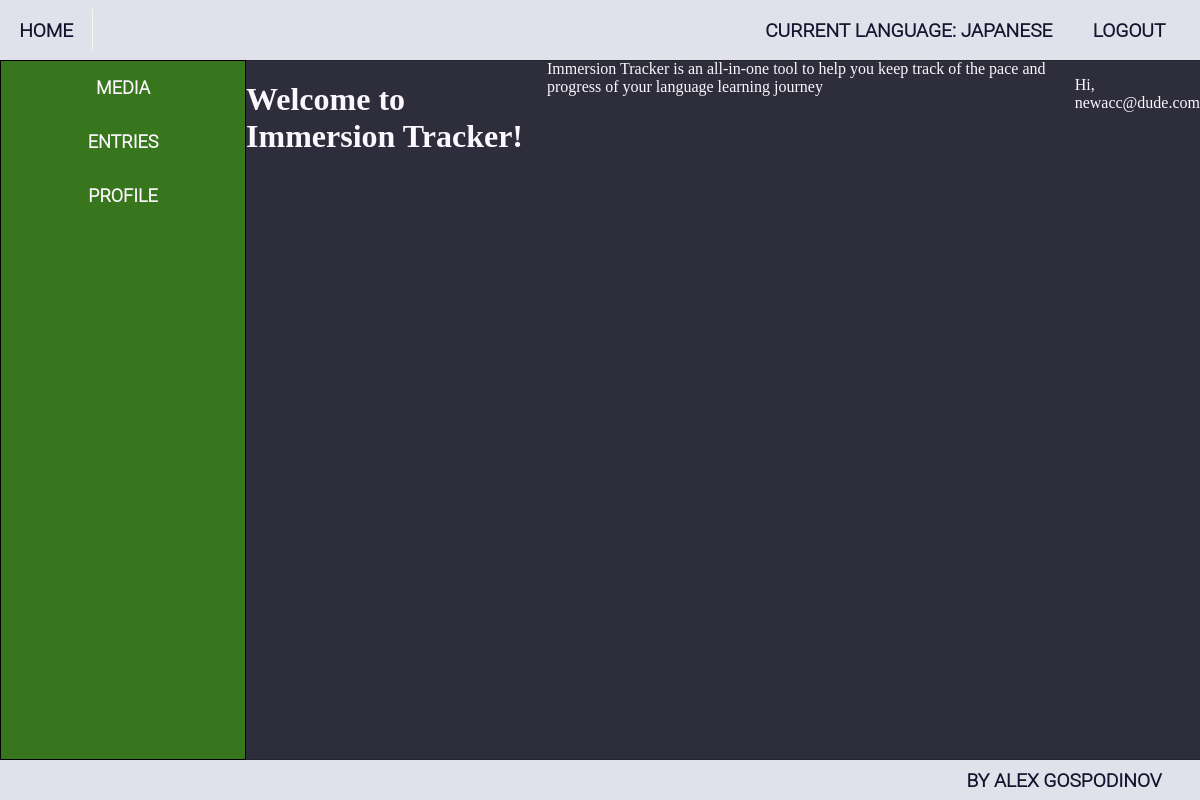
The page / (signed in) on the database as committed earlier.
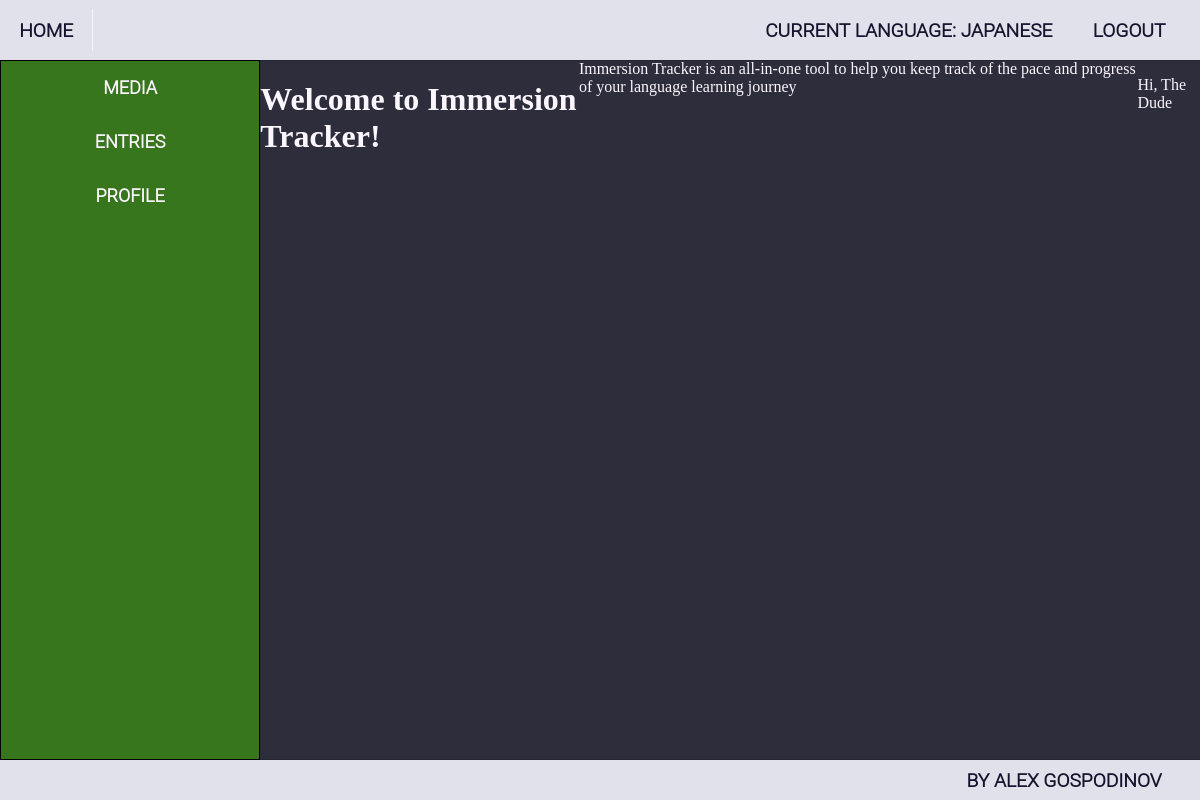
The same page on the database as committed later.
### ImmersionTracker/accounts/models.py (models this page shows, shortened)
class ImmersionTrackerUser(auth_models.AbstractBaseUser, auth_models.PermissionsMixin):
    MAX_EMAIL_LENGTH = 150
    MAX_FIRST_NAME_LENGTH = 150
    MAX_LAST_NAME_LENGTH = 150
    email = models.EmailField(
        _("email address"),
        max_length=MAX_EMAIL_LENGTH,
        unique=True,
        error_messages={
            "unique": _("A user with that email already exists."),
        },
    )
    first_name = models.CharField(_("first name"), max_length=MAX_FIRST_NAME_LENGTH, blank=True)
    last_name = models.CharField(_("last name"), max_length=MAX_LAST_NAME_LENGTH, blank=True)
    is_staff = models.BooleanField(
        _("staff status"),
        default=False,
        help_text=_("Designates whether the user can log into this admin site."),
    )
    is_active = models.BooleanField(
        _("active"),
        default=True,
        help_text=_(
            "Designates whether this user should be treated as active. "
            "Unselect this instead of deleting accounts."
        ),
    )
    date_joined = models.DateTimeField(_("date joined"), default=timezone.now)
    object = ImmersionTrackerUserManager()
    USERNAME_FIELD = 'email'

class Profile(models.Model):
    NICKNAME_MAX_LENGTH = 20
    nickname = models.CharField(
        max_length=NICKNAME_MAX_LENGTH,
        blank=True,
        null=True,
    )
    current_language = models.ForeignKey('languages.Language', on_delete=models.SET_NULL, blank=True, null=True)
    user = models.OneToOneField(
        ImmersionTrackerUser,
        on_delete=models.CASCADE,
        related_name='profile',
        primary_key=True,
    )
    def __str__(self):
        display_name = self.nickname if self.nickname else self.user.email
        return f"{display_name}"

### ImmersionTracker/languages/models.py (models this page shows, shortened)
class Language(models.Model):
    LANGUAGE_NAME_MAX_LENGTH = 20
    name = models.CharField(
        max_length=LANGUAGE_NAME_MAX_LENGTH,
        null=False,
        blank=False,
    )
    user_profile = models.ForeignKey(
        Profile,
        on_delete=models.CASCADE,
        related_name='languages',
        null=False,
        blank=False,
    )

### ImmersionTracker/web/views.py (the view)
# urls.py: path('', IndexView.as_view(), name='index'),
class IndexView(views.TemplateView):
    template_name = 'web/index.html'

### templates/web/index.html
{% extends 'base.html' %}
{% block main_content %}
    <h1> Welcome to Immersion Tracker! </h1>
    <div> Immersion Tracker is an all-in-one tool
        to help you keep track of the pace and progress of your language learning journey</div>
    <p> Hi, {{ request.user.profile }}</p>
{% endblock %}

### templates/base.html (shortened to what this page needs)
{% load static %}
<!DOCTYPE html>
<html lang="en">
<head>
    <link rel="stylesheet" href="{% static 'style/style.css' %}">
</head>
<body>
    <header>
        <div class="go-to-index-btn">
            <a href="{% url 'index' %}"> Home </a>
        </div>
        <div class="navigation">
            <ul class="header-nav logout-and-language">
                {% if request.user.is_authenticated %}
                    <li><a href="{% url 'languages_index' %}">Current Language:
                        {% if request.user.profile.current_language %}
                            {{ request.user.profile.current_language.name }}
                        {% else %}
                            None
                        {% endif %}
                        </a>
                    </li>
                    <li><a href="{% url 'logout' %}"> Logout </a></li>
                {% else %}
                    <li><a href="{% url 'login' %}"> Log In </a></li>
                    <li><a href="{% url 'register_account' %}"> Register </a></li>
                {% endif %}
            </ul>
        </div>
    </header>
    <div class="base-wrapper">
    <div class="sidebar">
        <ul class="sidebar-buttons">
            {% if request.user.is_authenticated %}
                <li class="sidebar-button"><a href="{% url 'all_media' %}"><span>Media</span> </a></li>
                <li class="sidebar-button"><a href="{% url 'all_entries' %}"><span>Entries</span></a></li>
                <li class="sidebar-button"><a href="{% url 'profile_details' pk=request.user.id %}"><span>Profile</span></a></li>
            {% endif %}
        </ul>
    </div>
        {% block main_content %}
        {% endblock %}
    </div>
    <footer class="footer">
        <p class="credit">By Alex Gospodinov</p>
    </footer>
</body>
</html>

Rows that differ between the two databases and show on the page:
changed ImmersionTrackerUser "JAPANESE": user.profile "newacc@dude.com" → "The Dude"
